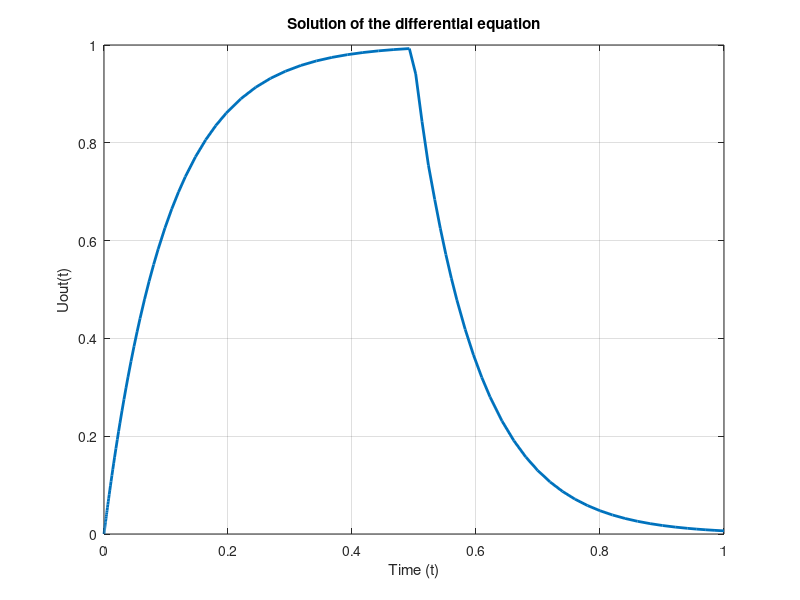

The MATLAB script that drew this image:
% Define constants
tau = 0.1;

Uin = @(t) (t <= 0.5);  % Uin is 1 for t <= 0.5, 0 for t > 0.5
% Define the differential equation as a function handle
ode = @(t, Uout) (Uin(t) - Uout) / tau;
% Define the time span (from 0 to 1)
tspan = [0 1];
% Initial condition for Uout at t=0
Uout0 = 0;
% Solve the differential equation using ode45
[t, Uout] = ode45(ode, tspan, Uout0);


% Plot the solution
figure;
plot(t, Uout, 'LineWidth', 2);
xlabel('Time (t)');
ylabel('Uout(t)');
title('Solution of the differential equation');
grid on;
